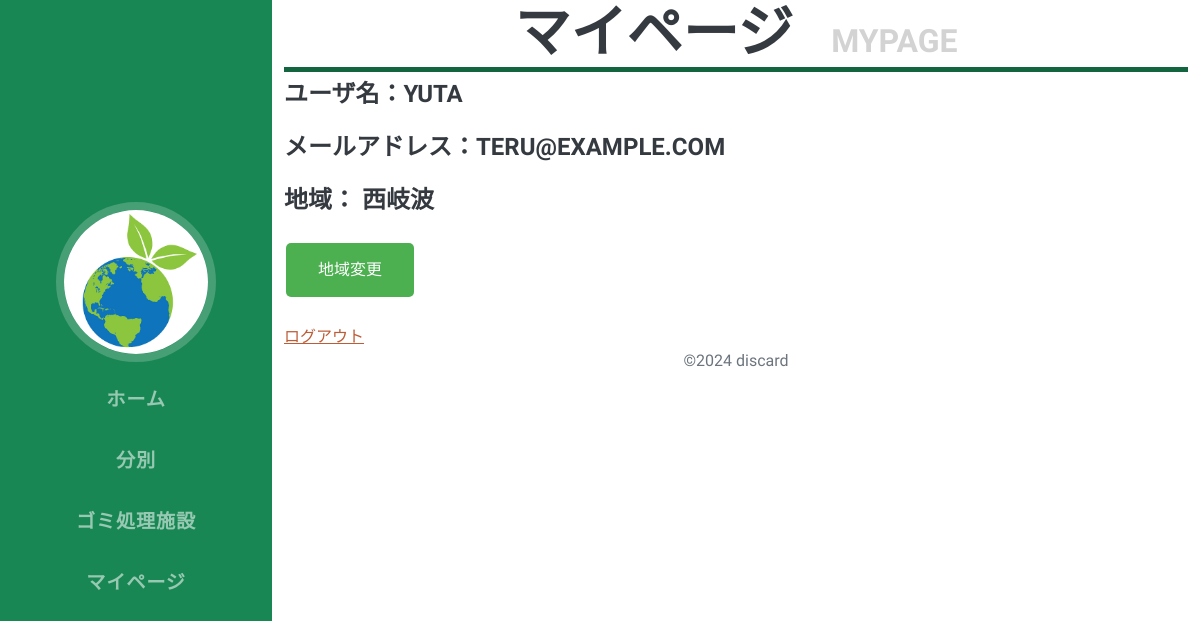
/mypage/4, run on the app's committed database.
### accounts/models.py (models this page shows, shortened)
class CustomUser(AbstractUser):
    objects = CustomUserManager()
    area = models.CharField(max_length=100, blank=True, null=True)

### ecoco_app/views.py (the view, shortened to what this page needs)
# urls.py: path('mypage/<int:pk>', MypageView.as_view(), name='mypage'),
class MypageView(TemplateView):
  template_name = "mypage.html"
  def get(self, request, pk):
        user = get_object_or_404(User, pk=pk)
        context = {'user': user}
        return render(request, self.template_name, context)

### ecoco_app/templates/mypage.html (shortened to what this page needs)
{% extends "base.html" %}
{% load static %}
{% block main %}
<div class="container">
    <h2 class="line text-center">
        マイページ
        <span class="subtitle">&nbsp;&nbsp;&nbsp;Mypage</span>
    </h2>
    <h4 class="mb-4">ユーザ名：{{ user.username }}</h4>
    <h4 class="mb-4">メールアドレス：{{ user.email }}</h4>
    <h4 class="mb-4">地域： <span id="selectedArea">{{ user.area }}</span></h4>
    <button onclick="toggleDropdown()">地域変更</button>
    <br></br>
    <a href="/account/logout/">ログアウト</a>
</div>
{% endblock %}

### data on the page
CustomUser: username "YUTA", email "TERU@EXAMPLE.COM", area "西岐波"
